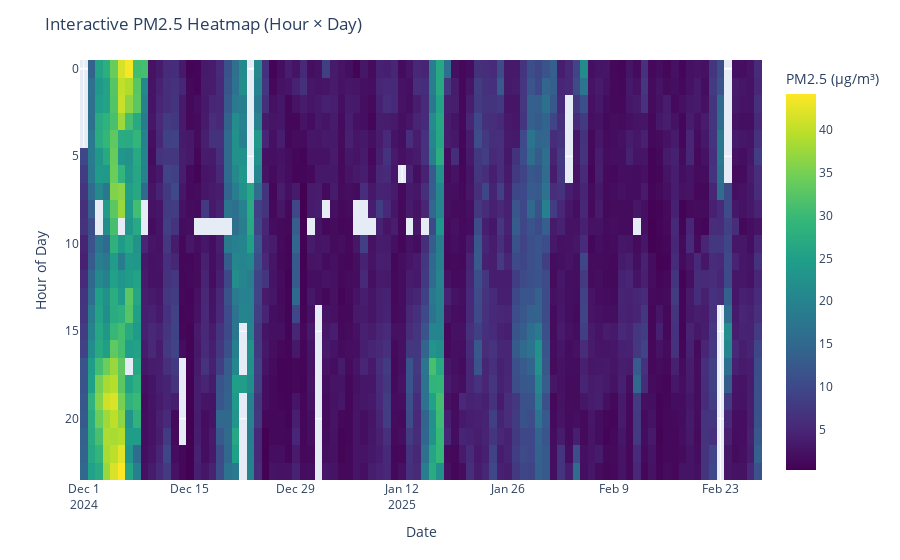

Here is the notebook cell this chart was saved with:
### Code cell
import pandas as pd
import plotly.express as px

df = df_c.copy()
df['hour'] = pd.to_datetime(df['hour'], errors='coerce')
df['date'] = df['hour'].dt.date
df['hod']  = df['hour'].dt.hour

g = df.groupby(['date','hod'], as_index=False)['pm25_mean'].mean()

# Pivot for heatmap
heat = g.pivot(index='hod', columns='date', values='pm25_mean').sort_index()

# Convert to long format for Plotly
heat_long = heat.reset_index().melt(id_vars='hod', var_name='date', value_name='pm25_mean')

fig = px.imshow(
    heat.values,
    labels=dict(x="Date", y="Hour of Day", color="PM2.5 (µg/m³)"),
    x=[d.strftime('%Y-%m-%d') for d in heat.columns],
    y=heat.index,
    aspect="auto",
    color_continuous_scale="Viridis"
)
fig.update_layout(title="Interactive PM2.5 Heatmap (Hour × Day)")
fig.show()

### Figure 1 — Plotly figure (JSON) as saved in the notebook; plotly's stock layout.template omitted (floating-point values rounded to 4 significant figures; data arrays with more than 128 entries replaced by an {"elided": "..."} marker saying what was removed)
{"data": [{"coloraxis": "coloraxis", "hovertemplate": "Date: %{x}<br>Hour of Day: %{y}<br>PM2.5 (µg/m³): %{z}<extra></extra>", "name": "0", "type": "heatmap", "x": ["2024-12-01", "2024-12-02", "2024-12-03", "2024-12-04", "2024-12-05", "2024-12-06", "2024-12-07", "2024-12-08", "2024-12-09", "2024-12-10", "2024-12-11", "2024-12-12", "2024-12-13", "2024-12-14", "2024-12-15", "2024-12-16", "2024-12-17", "2024-12-18", "2024-12-19", "2024-12-20", "2024-12-21", "2024-12-22", "2024-12-23", "2024-12-24", "2024-12-25", "2024-12-26", "2024-12-27", "2024-12-28", "2024-12-29", "2024-12-30", "2024-12-31", "2025-01-01", "2025-01-02", "2025-01-03", "2025-01-04", "2025-01-05", "2025-01-06", "2025-01-07", "2025-01-08", "2025-01-09", "2025-01-10", "2025-01-11", "2025-01-12", "2025-01-13", "2025-01-14", "2025-01-15", "2025-01-16", "2025-01-17", "2025-01-18", "2025-01-19", "2025-01-20", "2025-01-21", "2025-01-22", "2025-01-23", "2025-01-24", "2025-01-25", "2025-01-26", "2025-01-27", "2025-01-28", "2025-01-29", "2025-01-30", "2025-01-31", "2025-02-01", "2025-02-02", "2025-02-03", "2025-02-04", "2025-02-05", "2025-02-06", "2025-02-07", "2025-02-08", "2025-02-09", "2025-02-10", "2025-02-11", "2025-02-12", "2025-02-13", "2025-02-14", "2025-02-15", "2025-02-16", "2025-02-17", "2025-02-18", "2025-02-19", "2025-02-20", "2025-02-21", "2025-02-22", "2025-02-23", "2025-02-24", "2025-02-25", "2025-02-26", "2025-02-27", "2025-02-28"], "xaxis": "x", "y": [0, 1, 2, 3, 4, 5, 6, 7, 8, 9, 10, 11, 12, 13, 14, 15, 16, 17, 18, 19, 20, 21, 22, 23], "yaxis": "y", "z": {"elided": "24x90 float values"}}], "layout": {"coloraxis": {"colorbar": {"title": {"text": "PM2.5 (µg/m³)"}}, "colorscale": [[0, "#440154"], [0.1111, "#482878"], [0.2222, "#3e4989"], [0.3333, "#31688e"], [0.4444, "#26828e"], [0.5556, "#1f9e89"], [0.6667, "#35b779"], [0.7778, "#6ece58"], [0.8889, "#b5de2b"], [1, "#fde725"]]}, "margin": {"t": 60}, "title": {"text": "Interactive PM2.5 Heatmap (Hour × Day)"}, "xaxis": {"anchor": "y", "domain": [0, 1], "title": {"text": "Date"}}, "yaxis": {"anchor": "x", "autorange": "reversed", "domain": [0, 1], "title": {"text": "Hour of Day"}}}}
